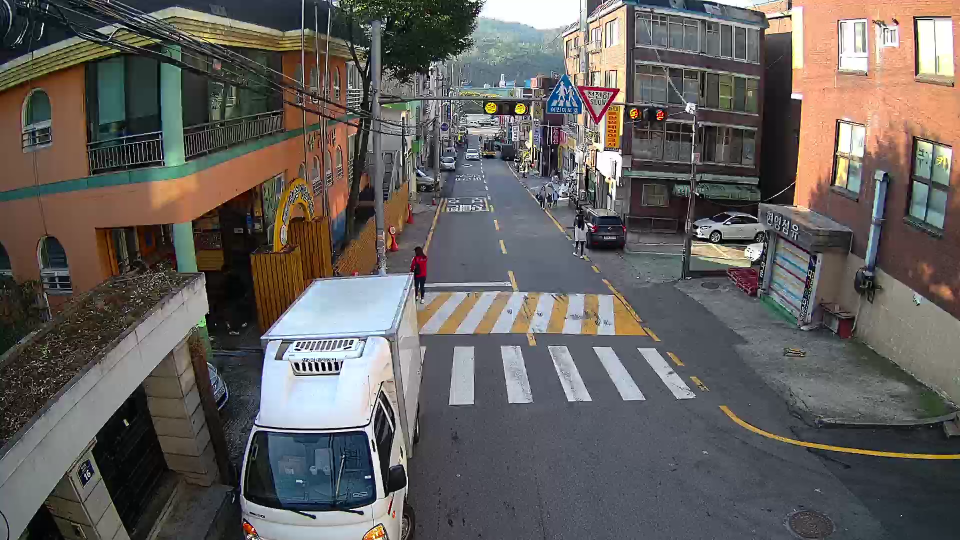
#> input picture inference/images/cctv_school_zone_000200_00001.png, 1920 x 1080 px, found by its file name (shown at 1/2 size)
$ python hough_transform_copy.py
#> lines starting #> are read from the running program, lines starting #| are printed output that depends on the picture
import cv2
import numpy as np

src = cv2.imread(r'.\inference\images\cctv_school_zone_000200_00001.png')
#> src is the input picture: shape (1080, 1920, 3); mean B, G, R 93.4, 96.2, 100.1
dst = src.copy()
gray = cv2.cvtColor(src, cv2.COLOR_BGR2GRAY)
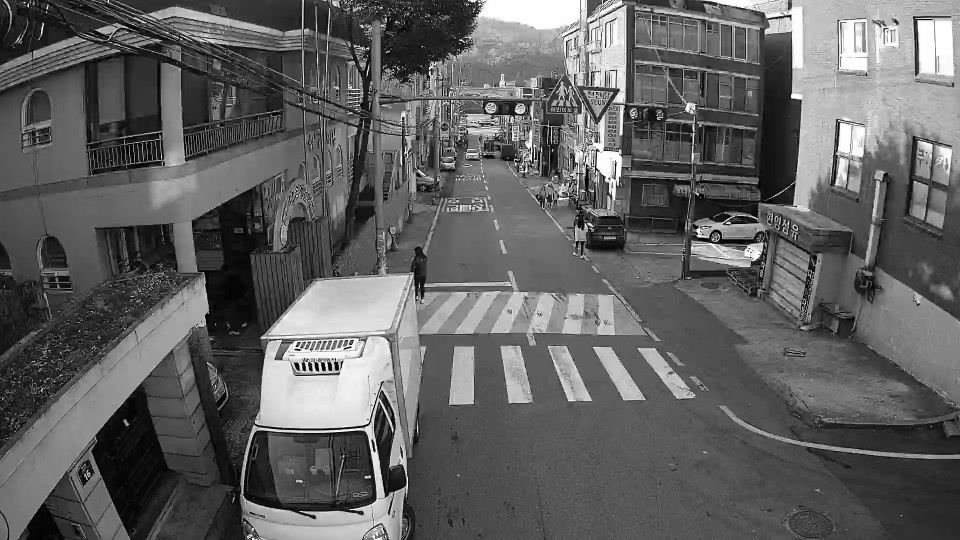
#> gray: shape (1080, 1920) (shown at 1/2 size); min 0, max 255, mean 96.9
canny = cv2.Canny(gray, 5000, 1500, apertureSize = 5, L2gradient = True)
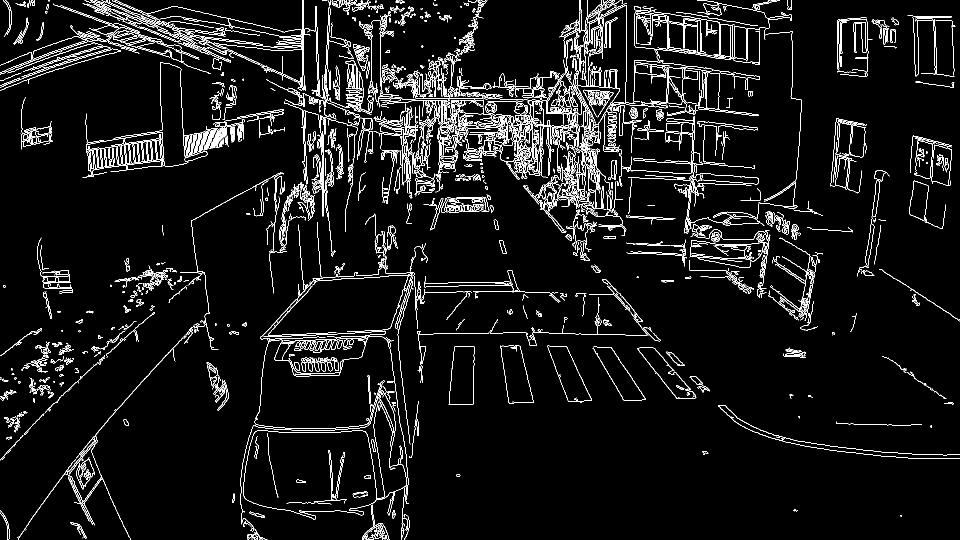
#> canny: shape (1080, 1920) (shown at 1/2 size); 5.5% white in thin lines or dots
lines = cv2.HoughLines(canny, 0.8, np.pi / 180, 200, srn = 100, stn = 200, min_theta = 0, max_theta = np.pi)
#> lines = 607 rows, first 8: [-28.8, 1.92], [-60.8, 1.94], [196.8, 1.57], [-95.2, 1.99], [-92.8, 1.99], [264, 1.57], [-64, 1.94], [268.8, 1.57]

for i in lines:
    rho, theta = i[0][0], i[0][1]
    a, b = np.cos(theta), np.sin(theta)
    x0, y0 = a*rho, b*rho

    scale = src.shape[0] + src.shape[1]

    x1 = int(x0 + scale * -b)
    y1 = int(y0 + scale * a)
    x2 = int(x0 - scale * -b)
    y2 = int(y0 - scale * a)

    cv2.line(dst, (x1, y1), (x2, y2), (0, 0, 255), 2)
#> this loop made 607 passes
#> (rho, theta, a, b, x0, y0, x1, y1) on passes 1 to 3: (-28.8, 1.92, -0.342, 0.94, 9.85, -27.06, -2809, -1053), (-60.8, 1.94, -0.358, 0.934, 21.79, -56.76, -2778, -1131), (196.8, 1.57, -4.37e-08, 1, -8.6e-06, 196.8, -3000, 196)
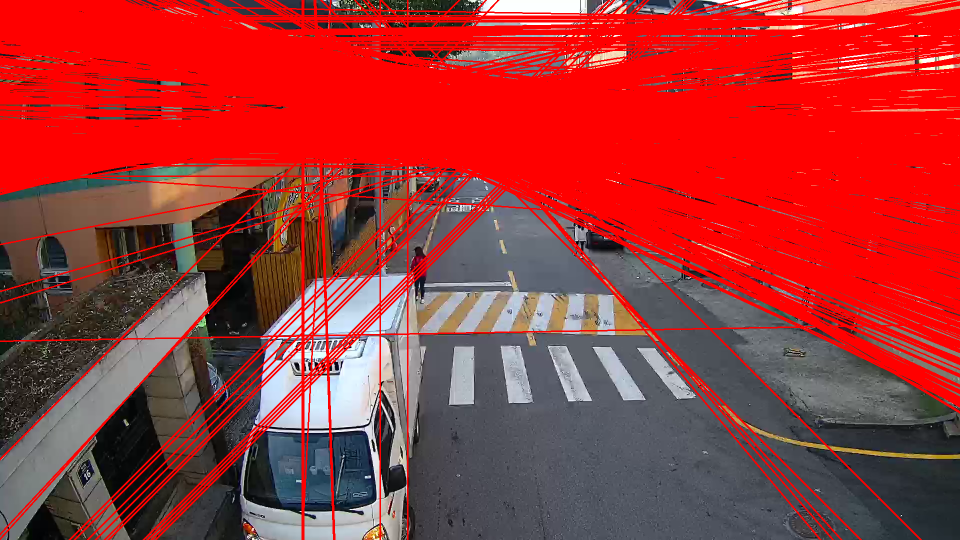
#> dst: shape (1080, 1920, 3) (shown at 1/2 size); mean B, G, R 54.1, 54, 162.5
    #cv2.circle(dst, (x0, y0), 3, (255, 0, 0), 5, cv2.FILLED)

cv2.imshow("dst", dst)
cv2.waitKey(0)
cv2.destroyAllWindows()
